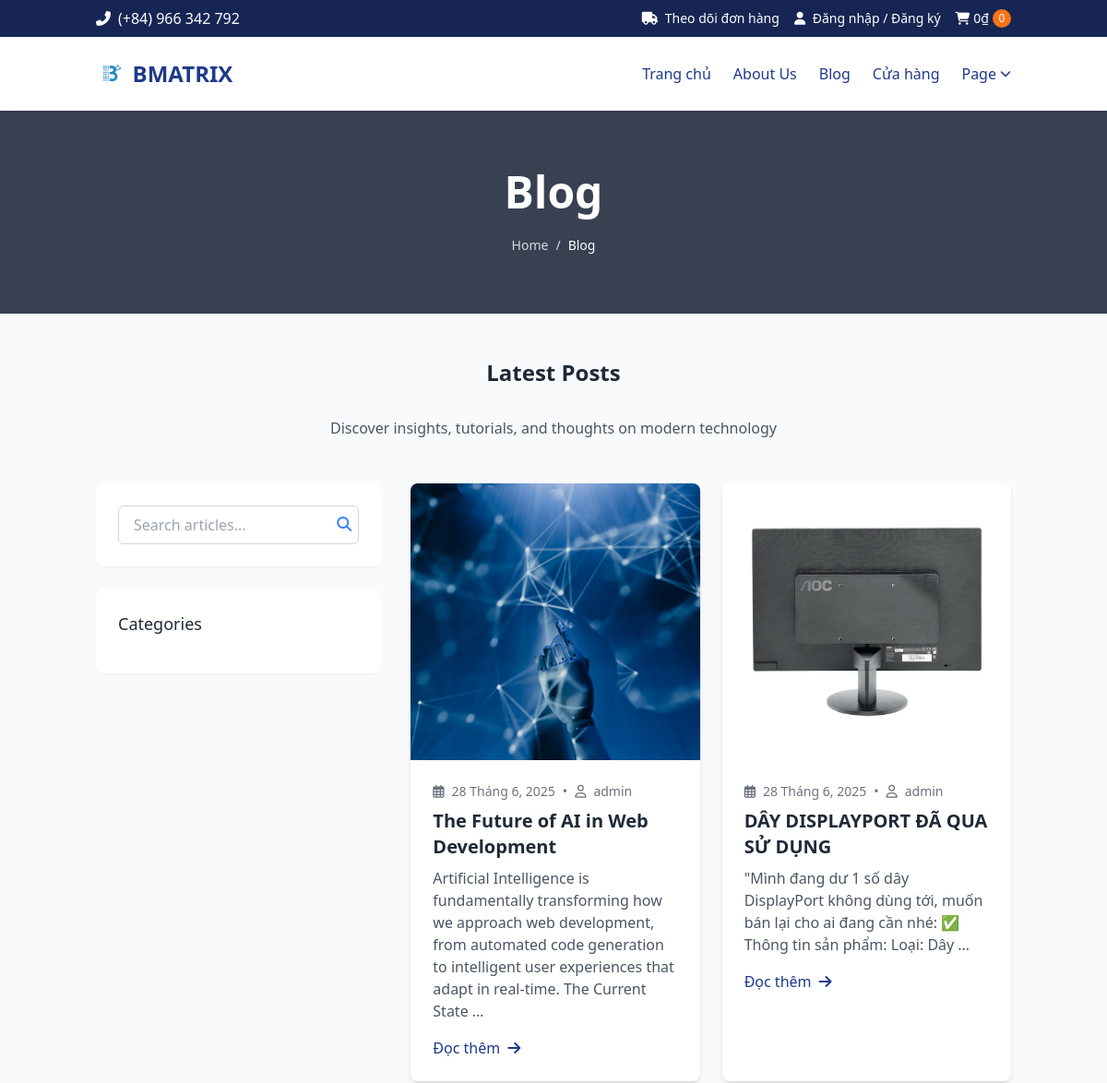
Page /blog/ (upper part) on the earlier database version.
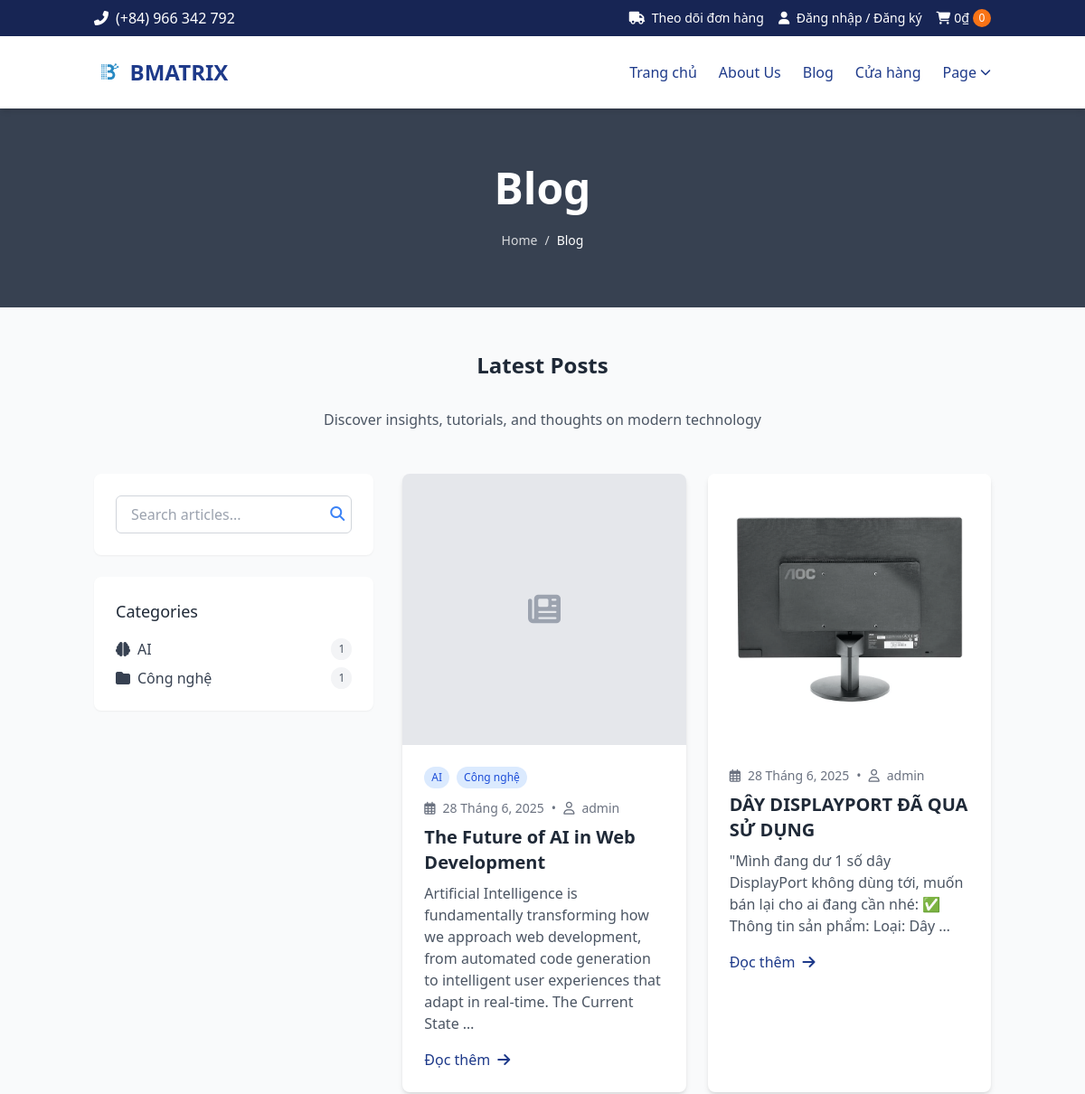
Same page on the later database version.
### blog/models.py (models this page shows, shortened)
class Post(models.Model):
    author = models.ForeignKey(User, on_delete=models.CASCADE)
    title = models.CharField(max_length=200)
    slug = models.SlugField(unique=True)
    content = models.TextField()
    categories = models.ManyToManyField(Category, related_name='posts', blank=True)
    created_at = models.DateTimeField(auto_now_add=True)
    published = models.BooleanField(default=True)
    image = models.ImageField(upload_to='blog/%Y/%m/', blank=True, null=True)

class Category(models.Model):
    name = models.CharField(max_length=100)
    slug = models.SlugField(unique=True)
    description = models.TextField(blank=True)
    class Meta:
        verbose_name_plural = 'Categories'
        ordering = ['name']

### blog/views.py (the view)
# urls.py: path('', views.post_list, name='post_list'),
def post_list(request):
    posts = Post.objects.filter(published=True)
    search_query = request.GET.get('q', '')
    if search_query:
        posts = posts.filter(
            Q(title__icontains=search_query) |
            Q(content__icontains=search_query)
        )
    category_slug = request.GET.get('category', '')
    selected_category = None
    if category_slug:
        selected_category = get_object_or_404(Category, slug=category_slug)
        posts = posts.filter(categories=selected_category)
    posts = posts.order_by('-created_at')
    categories = Category.objects.annotate(post_count=Count('posts')).order_by('name')
    context = {
        'posts': posts,
        'categories': categories,
        'search_query': search_query,
        'selected_category': selected_category
    }
    return render(request, 'blog/post_list.html', context)

### cart/context_processors.py (called while the page is built, shortened)
def cart_context(request):
    cart_count = 0
    cart_total = 0
    if request.user.is_authenticated:
        try:
            cart = Cart.objects.get(user=request.user)
            cart_items = CartItem.objects.filter(cart=cart)
            cart_count = cart_items.count()
            cart_total = sum(item.product.price * item.quantity for item in cart_items)
        except Cart.DoesNotExist:
            pass
    else:
        cart_id = request.session.get('cart_id')
    return {
        'cart_count': cart_count,
        'cart_total': cart_total,
    }

### shop/templatetags/shop_tags.py (called while the page is built)
@register.filter(name='format_price')
def format_price(value):
    if value is None:
        return '0'
    try:
        value_int = int(float(value))
        value_str = str(value_int)
        result = ''
        for i, char in enumerate(reversed(value_str)):
            if i > 0 and i % 3 == 0:
                result = '.' + result
            result = char + result
        return result
    except (ValueError, TypeError):
        return str(value)

### templates/blog/post_list.html (shortened to what the changed rows need)
{% extends 'base.html' %}
{% block content %}
<div class="bg-gray-700 py-16 text-center">
    <div class="container mx-auto px-4">
        <h1 class="text-5xl font-bold text-white mb-6">Blog</h1>
    </div>
</div>
<div class="container mx-auto px-4 py-12">
    <h2 id="latest-posts" class="text-2xl font-semibold text-gray-800 mb-8 text-center">
        {% if selected_category %}
            {{ selected_category.name }}
        {% else %}
            Latest Posts
        {% endif %}
    </h2>
    <div class="grid grid-cols-1 md:grid-cols-3 gap-8">
        <div class="md:col-span-1">
            <div class="bg-white rounded-lg shadow-sm p-6">
                <ul class="space-y-2">
                    {% for category in categories %}
                    <li>
                        <a href="{% url 'blog:post_list' %}?category={{ category.slug }}"
                           class="{% if selected_category == category %}text-blue-600 font-medium{% else %}text-gray-700 hover:text-blue-600{% endif %} flex items-center justify-between">
                            <div class="flex items-center">
                                <span class="mr-2">
                                    {% if 'ai' in category.slug or 'machine-learning' in category.slug %}
                                    <i class="fas fa-brain"></i>
                                    {% elif 'web' in category.slug %}
                                    <i class="fas fa-code"></i>
                                    {% elif 'mobile' in category.slug or 'app' in category.slug %}
                                    <i class="fas fa-mobile-alt"></i>
                                    {% elif 'database' in category.slug or 'data' in category.slug %}
                                    <i class="fas fa-database"></i>
                                    {% elif 'architecture' in category.slug or 'system' in category.slug %}
                                    <i class="fas fa-server"></i>
                                    {% elif 'security' in category.slug %}
                                    <i class="fas fa-shield-alt"></i>
                                    {% elif 'cloud' in category.slug %}
                                    <i class="fas fa-cloud"></i>
                                    {% elif 'game' in category.slug %}
                                    <i class="fas fa-gamepad"></i>
                                    {% else %}
                                    <i class="fas fa-folder"></i>
                                    {% endif %}
                                </span>
                                {{ category.name }}
                            </div>
                            <span class="bg-gray-100 text-gray-600 text-xs rounded-full px-2 py-1">{{ category.post_count }}</span>
                        </a>
                    </li>
                    {% endfor %}
                </ul>
            </div>
        </div>
        <div class="md:col-span-2">
            {% if posts %}
                <div class="grid grid-cols-1 md:grid-cols-2 gap-6">
                    {% for post in posts %}
                    <div class="bg-white rounded-lg shadow-md overflow-hidden hover:shadow-lg transition">
                        {% if post.image %}
                        <a href="{% url 'blog:post_detail' post.slug %}">
                            <img src="{{ post.image.url }}" alt="{{ post.title }}" class="w-full h-[300px] object-cover">
                        </a>
                        {% else %}
                        <div class="w-full h-[300px] bg-gray-200 flex items-center justify-center">
                            <i class="fas fa-newspaper text-4xl text-gray-400"></i>
                        </div>
                        {% endif %}
                        <div class="p-6">
                            {% if post.categories.exists %}
                            <div class="mb-3 flex flex-wrap gap-2">
                                {% for category in post.categories.all %}
                                <a href="{% url 'blog:post_list' %}?category={{ category.slug }}"
                                   class="text-xs bg-blue-100 text-blue-700 px-2 py-1 rounded-full hover:bg-blue-200 transition">
                                    {{ category.name }}
                                </a>
                                {% endfor %}
                            </div>
                            {% endif %}
                            <div class="flex items-center mb-2 text-sm text-gray-500">
                                <i class="far fa-calendar-alt mr-2"></i>
                                <span>{{ post.created_at|date:"d M, Y" }}</span>
                                <span class="mx-2">•</span>
                                <i class="far fa-user mr-2"></i>
                                <span>{{ post.author.username }}</span>
                            </div>
                            <h3 class="font-bold text-xl mb-2 text-gray-800">{{ post.title }}</h3>
                            <p class="text-gray-600 mb-4">{{ post.content|truncatewords:25 }}</p>
                            <a href="{% url 'blog:post_detail' post.slug %}" class="text-primary hover:text-secondary font-medium flex items-center">
                                Đọc thêm <i class="fas fa-arrow-right ml-2"></i>
                            </a>
                        </div>
                    </div>
                    {% endfor %}
                </div>
            {% endif %}
        </div>
    </div>
</div>
{% endblock %}

Differences in the rows shown:
added Category: slug "ai" (drawn), name "AI", post_count "1"
added Category: slug "cong-nghe" (drawn), name "Công nghệ", post_count "1"
changed Post "The Future of AI in Web Development": image: picture removed
